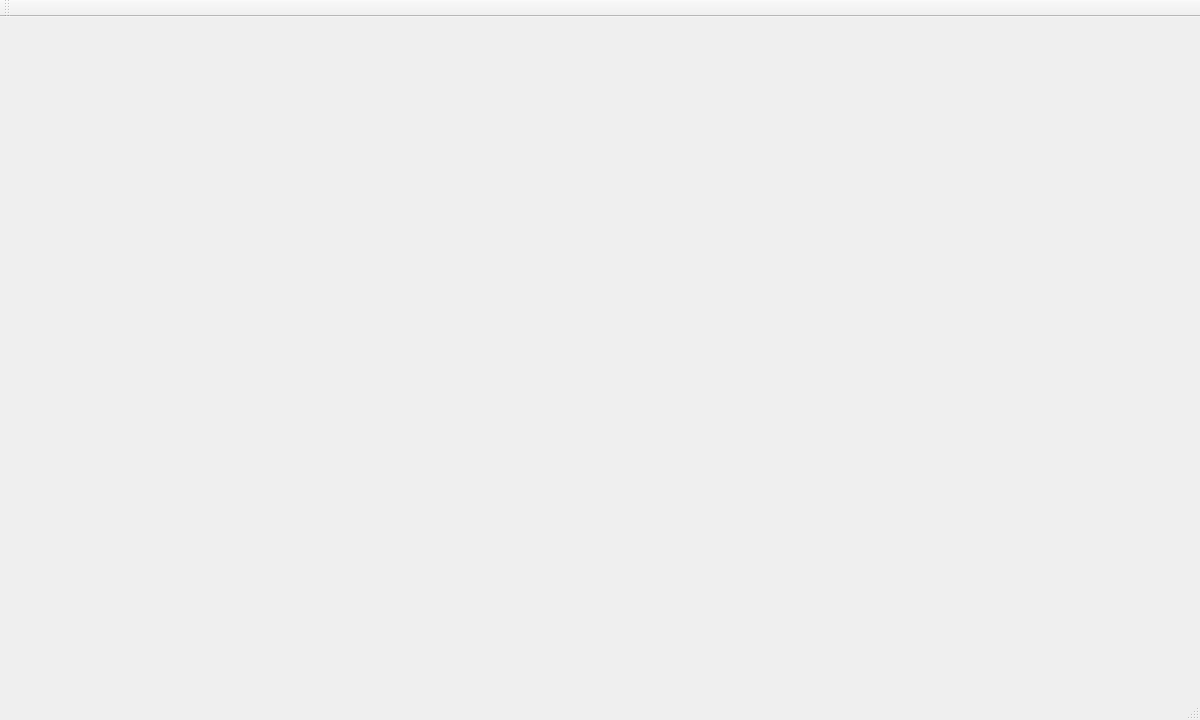
<?xml version="1.0" encoding="UTF-8"?>
<ui version="4.0">
 <class>KLclRayClass</class>
 <widget class="QMainWindow" name="KLclRayClass">
  <property name="geometry">
   <rect>
    <x>0</x>
    <y>0</y>
    <width>1200</width>
    <height>720</height>
   </rect>
  </property>
  <property name="windowTitle">
   <string>KLclRay</string>
  </property>
  <widget class="QWidget" name="centralWidget">
   <property name="enabled">
    <bool>true</bool>
   </property>
  </widget>
  <widget class="QToolBar" name="mainToolBar">
   <attribute name="toolBarArea">
    <enum>TopToolBarArea</enum>
   </attribute>
   <attribute name="toolBarBreak">
    <bool>false</bool>
   </attribute>
  </widget>
  <widget class="QStatusBar" name="statusBar"/>
  <action name="actionAbout">
   <property name="text">
    <string>About</string>
   </property>
  </action>
 </widget>
 <layoutdefault spacing="6" margin="11"/>
 <resources>
  <include location="KLclRay.qrc"/>
 </resources>
 <connections/>
</ui>
